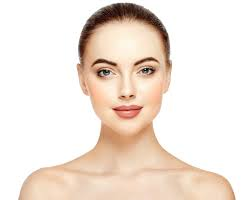
#> input picture 11_opencv_basic_masking/twarz.jfif, 252 x 200 px
$ python zad2_opencv_basic_masking.py
#> lines starting #> are read from the running program, lines starting #| are printed output that depends on the picture; after the words box and inside, x2 and y2 are one past the last pixel; in counts of white or black regions, pixels touching at a corner belong together
import cv2
import numpy as np

image = cv2.imread("twarz.jfif")
#> image is the input picture: shape (200, 252, 3); mean B, G, R 218.9, 228.8, 241.2
if image is None:
    print("Nie można wczytać obrazu. Sprawdź ścieżkę pliku.")
    exit()

mask = np.ones(image.shape[:2], dtype="uint8") * 255  # Biała maska (pokazuje wszystko)
height, width = image.shape[:2]
#> height = 200; width = 252

left_eye_top_left = (width//3, height//3)
#> left_eye_top_left = (84, 66)
left_eye_bottom_right = (width//2, height//2)
#> left_eye_bottom_right = (126, 100)
right_eye_top_left = (width//2, height//3)
#> right_eye_top_left = (126, 66)
right_eye_bottom_right = (2*width//3, height//2)
#> right_eye_bottom_right = (168, 100)

cv2.rectangle(mask, left_eye_top_left, left_eye_bottom_right, 0, -1)
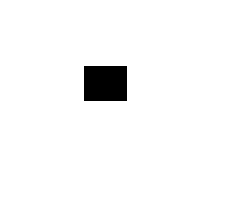
#> mask: shape (200, 252); 97% white; 1 black region, box (x1, y1, x2, y2) and area: (84, 66, 127, 101) 1505
cv2.rectangle(mask, right_eye_top_left, right_eye_bottom_right, 0, -1)
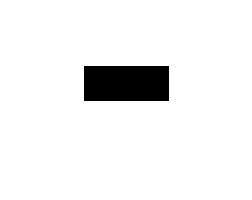
#> mask: shape (200, 252); 94.1% white; 1 black region, box (x1, y1, x2, y2) and area: (84, 66, 169, 101) 2975

masked = cv2.bitwise_and(image, image, mask=mask)
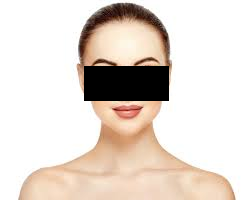
#> masked: shape (200, 252, 3); mean B, G, R 208.9, 217.3, 227.7

cv2.imshow("Original Image", image)
cv2.imshow("Eye Covering Mask", mask)
cv2.imshow("Masked Eyes", masked)
cv2.waitKey(0)
cv2.destroyAllWindows()
